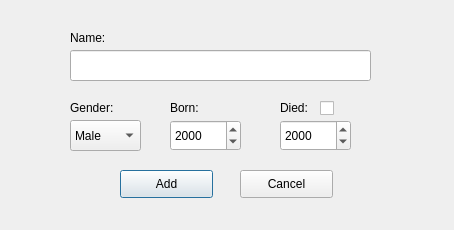
<?xml version="1.0" encoding="UTF-8"?>
<ui version="4.0">
 <class>addScientistDialog</class>
 <widget class="QDialog" name="addScientistDialog">
  <property name="geometry">
   <rect>
    <x>0</x>
    <y>0</y>
    <width>454</width>
    <height>230</height>
   </rect>
  </property>
  <property name="windowTitle">
   <string>Dialog</string>
  </property>
  <widget class="QLineEdit" name="nameInput">
   <property name="geometry">
    <rect>
     <x>70</x>
     <y>50</y>
     <width>301</width>
     <height>31</height>
    </rect>
   </property>
  </widget>
  <widget class="QComboBox" name="genderBox">
   <property name="geometry">
    <rect>
     <x>70</x>
     <y>120</y>
     <width>71</width>
     <height>31</height>
    </rect>
   </property>
   <item>
    <property name="text">
     <string>Male</string>
    </property>
   </item>
   <item>
    <property name="text">
     <string>Female</string>
    </property>
   </item>
  </widget>
  <widget class="QLabel" name="nameLabel">
   <property name="geometry">
    <rect>
     <x>70</x>
     <y>30</y>
     <width>55</width>
     <height>16</height>
    </rect>
   </property>
   <property name="text">
    <string>Name:</string>
   </property>
  </widget>
  <widget class="QLabel" name="genderLabel">
   <property name="geometry">
    <rect>
     <x>70</x>
     <y>100</y>
     <width>55</width>
     <height>16</height>
    </rect>
   </property>
   <property name="text">
    <string>Gender:</string>
   </property>
  </widget>
  <widget class="QLabel" name="birthYearLabel">
   <property name="geometry">
    <rect>
     <x>170</x>
     <y>100</y>
     <width>71</width>
     <height>16</height>
    </rect>
   </property>
   <property name="text">
    <string>Born:</string>
   </property>
  </widget>
  <widget class="QLabel" name="deathYearLabel">
   <property name="geometry">
    <rect>
     <x>280</x>
     <y>100</y>
     <width>55</width>
     <height>16</height>
    </rect>
   </property>
   <property name="text">
    <string>Died:</string>
   </property>
  </widget>
  <widget class="QPushButton" name="addScientistButton">
   <property name="geometry">
    <rect>
     <x>120</x>
     <y>170</y>
     <width>93</width>
     <height>28</height>
    </rect>
   </property>
   <property name="text">
    <string>Add</string>
   </property>
  </widget>
  <widget class="QPushButton" name="cancelAddScientistButton">
   <property name="geometry">
    <rect>
     <x>240</x>
     <y>170</y>
     <width>93</width>
     <height>28</height>
    </rect>
   </property>
   <property name="text">
    <string>Cancel</string>
   </property>
  </widget>
  <widget class="QDateEdit" name="birthYearEdit">
   <property name="geometry">
    <rect>
     <x>170</x>
     <y>120</y>
     <width>71</width>
     <height>31</height>
    </rect>
   </property>
   <property name="font">
    <font>
     <pointsize>9</pointsize>
    </font>
   </property>
   <property name="maximumDate">
    <date>
     <year>2016</year>
     <month>12</month>
     <day>13</day>
    </date>
   </property>
   <property name="displayFormat">
    <string>yyyy</string>
   </property>
  </widget>
  <widget class="QDateEdit" name="deathYearEdit">
   <property name="geometry">
    <rect>
     <x>280</x>
     <y>120</y>
     <width>71</width>
     <height>31</height>
    </rect>
   </property>
   <property name="font">
    <font>
     <pointsize>9</pointsize>
    </font>
   </property>
   <property name="maximumDate">
    <date>
     <year>2016</year>
     <month>12</month>
     <day>13</day>
    </date>
   </property>
   <property name="displayFormat">
    <string>yyyy</string>
   </property>
  </widget>
  <widget class="QCheckBox" name="diedCheckBox">
   <property name="geometry">
    <rect>
     <x>320</x>
     <y>100</y>
     <width>21</width>
     <height>16</height>
    </rect>
   </property>
   <property name="text">
    <string/>
   </property>
  </widget>
 </widget>
 <tabstops>
  <tabstop>nameInput</tabstop>
  <tabstop>genderBox</tabstop>
  <tabstop>birthYearEdit</tabstop>
  <tabstop>diedCheckBox</tabstop>
  <tabstop>deathYearEdit</tabstop>
  <tabstop>addScientistButton</tabstop>
  <tabstop>cancelAddScientistButton</tabstop>
 </tabstops>
 <resources/>
 <connections/>
</ui>
